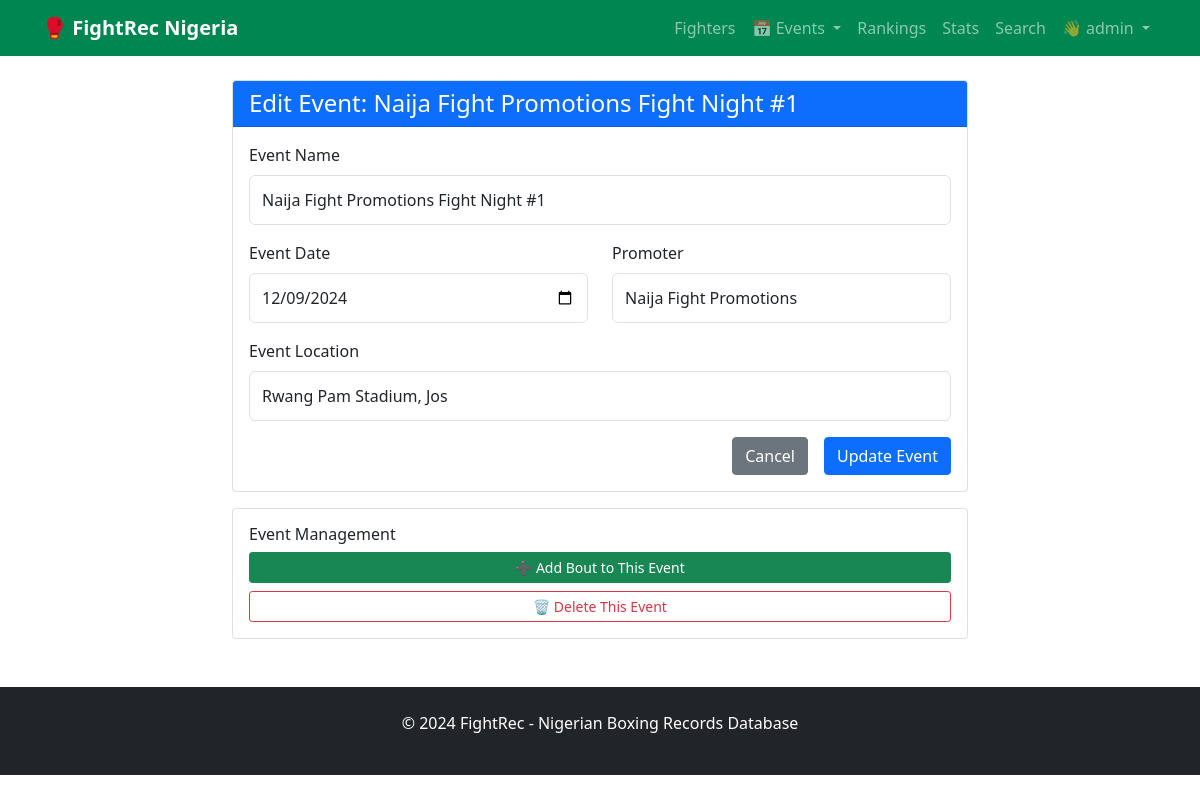
The page /events/1/edit/ (signed in) on the database its author committed.
### accounts/models.py (models this page shows, shortened)
class CustomUser(AbstractUser):
    bio = models.TextField(max_length=500, blank=True, help_text="Tell us about yourself")
    location = models.CharField(max_length=100, blank=True)
    birth_date = models.DateField(null=True, blank=True)
    profile_picture = models.ImageField(upload_to='profiles/', null=True, blank=True)
    favorite_fighter = models.ForeignKey('fighters.Fighter', on_delete=models.SET_NULL, null=True, blank=True)
    followers = models.ManyToManyField('self', symmetrical=False, related_name='following', blank=True)
    created_at = models.DateTimeField(auto_now_add=True)
    updated_at = models.DateTimeField(auto_now=True)
    class Meta:
        ordering = ['username']

### events/models.py (models this page shows, shortened)
class Event(models.Model):
    name = models.CharField(max_length=200)
    date = models.DateField()
    location = models.CharField(max_length=200)
    promoter = models.CharField(max_length=100, blank=True)

### events/views.py (the view)
# urls.py: path('events/<int:event_id>/edit/', views.edit_event, name='edit_event'),
@login_required
def edit_event(request, event_id):
    event = get_object_or_404(Event, id=event_id)
    if request.method == 'POST':
        form = EventForm(request.POST, instance=event)
        if form.is_valid():
            event = form.save()
            messages.success(request, f'Event "{event.name}" updated successfully!')
            return redirect('event_detail', event_id=event.id)
    else:
        form = EventForm(instance=event)
    return render(request, 'events/event_form.html', {
        'form': form,
        'title': f'Edit Event: {event.name}',
        'submit_text': 'Update Event'
    })

### events/forms.py
class EventForm(forms.ModelForm):
    class Meta:
        model = Event
        fields = ['name', 'date', 'location', 'promoter']
        widgets = {
            'date': forms.DateInput(attrs={'type': 'date', 'class': 'form-control'}),
            'name': forms.TextInput(attrs={'class': 'form-control', 'placeholder': 'Enter event name'}),
            'location': forms.TextInput(attrs={'class': 'form-control', 'placeholder': 'Enter event location'}),
            'promoter': forms.TextInput(attrs={'class': 'form-control', 'placeholder': 'Enter promoter name'}),
        }
        labels = {
            'name': 'Event Name',
            'date': 'Event Date',
            'location': 'Event Location',
            'promoter': 'Promoter',
        }
    def __init__(self, *args, **kwargs):
        super().__init__(*args, **kwargs)
        for field in self.fields:
            self.fields[field].widget.attrs.update({'class': 'form-control'})

### events/templates/events/event_form.html (shortened to what this page needs)
{% extends 'fighters/base.html' %}
{% block content %}
<div class="row justify-content-center">
    <div class="col-md-8">
        <div class="card">
            <div class="card-header bg-primary text-white">
                <h4 class="mb-0">{{ title }}</h4>
            </div>
            <div class="card-body">
                <form method="post">
                    <div class="row">
                        <div class="col-md-12 mb-3">
                            <label class="form-label">{{ form.name.label }}</label>
                            {{ form.name }}
                        </div>
                    </div>
                    <div class="row">
                        <div class="col-md-6 mb-3">
                            <label class="form-label">{{ form.date.label }}</label>
                            {{ form.date }}
                        </div>
                        <div class="col-md-6 mb-3">
                            <label class="form-label">{{ form.promoter.label }}</label>
                            {{ form.promoter }}
                        </div>
                    </div>
                    <div class="mb-3">
                        <label class="form-label">{{ form.location.label }}</label>
                        {{ form.location }}
                    </div>
                    <div class="d-grid gap-2 d-md-flex justify-content-md-end">
                        <a href="{% if form.instance.id %}{% url 'event_detail' form.instance.id %}{% else %}{% url 'event_list' %}{% endif %}"
                           class="btn btn-secondary me-md-2">Cancel</a>
                        <button type="submit" class="btn btn-primary">{{ submit_text }}</button>
                    </div>
                </form>
            </div>
        </div>
        {% if form.instance.id %}
        <div class="card mt-3">
            <div class="card-body">
                <h6>Event Management</h6>
                <div class="d-grid gap-2">
                    <a href="{% url 'create_bout' form.instance.id %}" class="btn btn-success btn-sm">
                        ➕ Add Bout to This Event
                    </a>
                    <a href="{% url 'delete_event' form.instance.id %}" class="btn btn-outline-danger btn-sm">
                        🗑️ Delete This Event
                    </a>
                </div>
            </div>
        </div>
        {% endif %}
    </div>
</div>
{% endblock %}

### fighters/templates/fighters/base.html (shortened to what this page needs)
<!DOCTYPE html>
<html lang="en">
<head>
    <link href="https://cdn.jsdelivr.net/npm/bootstrap@5.1.3/dist/css/bootstrap.min.css" rel="stylesheet">
</head>
<body>
<nav class="navbar navbar-expand-lg navbar-dark">
    <div class="container">
        <a class="navbar-brand fw-bold" href="{% url 'home' %}">
            🥊 FightRec Nigeria
        </a>
        <div class="navbar-nav ms-auto">
            <a class="nav-link" href="{% url 'fighter_list' %}">Fighters</a>
            <div class="nav-item dropdown">
                <a class="nav-link dropdown-toggle" href="#" role="button" data-bs-toggle="dropdown">
                    📅 Events
                </a>
            </div>
            <a class="nav-link" href="{% url 'rankings' %}">Rankings</a>
            <a class="nav-link" href="{% url 'statistics' %}">Stats</a>
            <a class="nav-link" href="{% url 'fighter_list' %}?advanced=1">Search</a>
            {% if user and user.is_authenticated %}
            <div class="nav-item dropdown">
                <a class="nav-link dropdown-toggle" href="#" role="button" data-bs-toggle="dropdown">
                    👋 {{ user.username }}
                </a>
            </div>
            {% endif %}
        </div>
    </div>
</nav>
    <div class="container mt-4">
        {% block content %}
        {% endblock %}
    </div>
    <footer class="bg-dark text-white mt-5 py-4">
        <div class="container text-center">
            <p>&copy; 2024 FightRec - Nigerian Boxing Records Database</p>
        </div>
    </footer>
</body>
</html>

### fighters/templates/fighters/base.html (style rules this page uses)
.navbar { background-color: #008751; }

### events/templates/events/event_form.html (style rules this page uses)
.form-control, .form-select { border: 1px solid #dee2e6; padding: 0.75rem; border-radius: 0.375rem; }

### rows shown on the page
CustomUser: username "admin"
Event: name "Naija Fight Promotions Fight Night #1", date "12/09/2024", promoter "Naija Fight Promotions", location "Rwang Pam Stadium, Jos"

### other values the page prints
{{ title }} "Edit Event: Naija Fight Promotions Fight Night #1"
{{ submit_text }} "Update Event"
